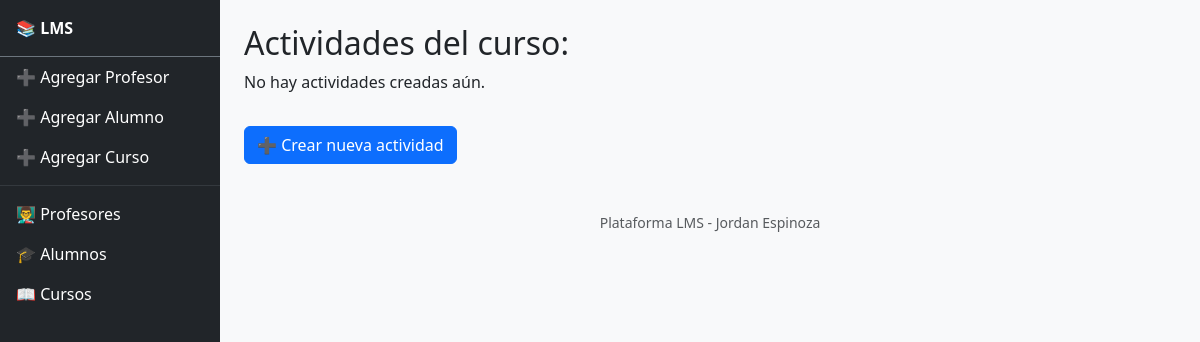
The app's page /plataforma/curso/1/actividades/, older data.
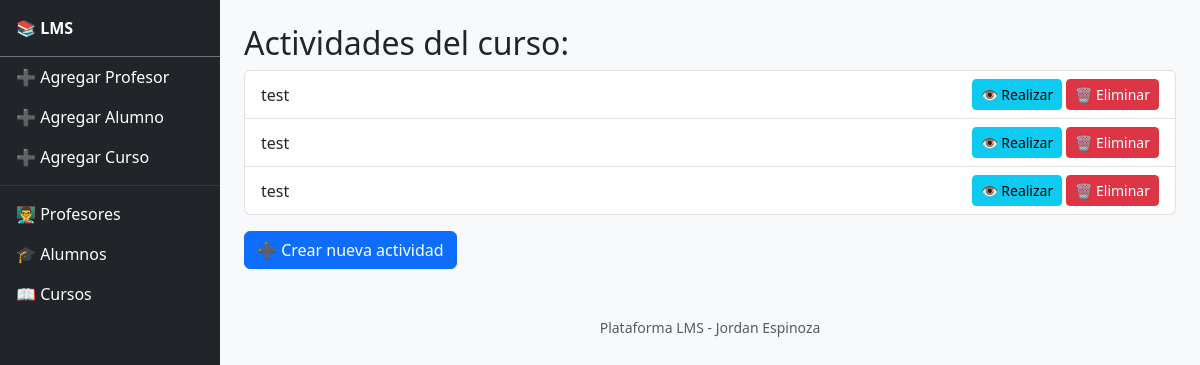
The same page, newer data.
### Plataforma/models.py (models this page shows, shortened)
class Actividad(models.Model):
    curso = models.ForeignKey(Curso, on_delete=models.CASCADE, related_name='actividades')
    titulo = models.CharField(max_length=200)
    descripcion = models.TextField(blank=True)
    fecha_creacion = models.DateTimeField(auto_now_add=True)

### Plataforma/views.py (the view)
# urls.py: path('curso/<int:curso_id>/actividades/', ver_actividad, name='ver_actividad'),
def ver_actividad(request, curso_id):
    curso = get_object_or_404(Curso, id=curso_id)
    actividades = Actividad.objects.filter(curso=curso)
    return render(request, 'plataforma/ver_actividad.html', {
        'curso': curso,
        'actividades': actividades,
    })

### Plataforma/templates/plataforma/ver_actividad.html
{% extends 'template_base.html' %}
{% block content %}
<h2>Actividades del curso: {{ curso.nombre }}</h2>
{% if actividades %}
    <ul class="list-group">
        {% for actividad in actividades %}
            <li class="list-group-item d-flex justify-content-between align-items-center">
                {{ actividad.titulo }}
                <div>
                    <a href="{% url 'realizar_actividad' actividad.id %}" class="btn btn-sm btn-info">👁 Realizar</a>
                    <a href="{% url 'eliminar_actividad' actividad.id %}" class="btn btn-sm btn-danger">🗑 Eliminar</a>
                </div>
            </li>
        {% endfor %}
    </ul>
{% else %}
    <p>No hay actividades creadas aún.</p>
{% endif %}
<a href="{% url 'crear_actividad' curso.id %}" class="btn btn-primary mt-3">➕ Crear nueva actividad</a>
{% endblock %}

Row changes from the older to the newer data that the page shows:
added Actividad: titulo "test"
added Actividad: titulo "test"
added Actividad: titulo "test"
Text that changed along with them:
text no longer shown: "No hay actividades creadas aún."
